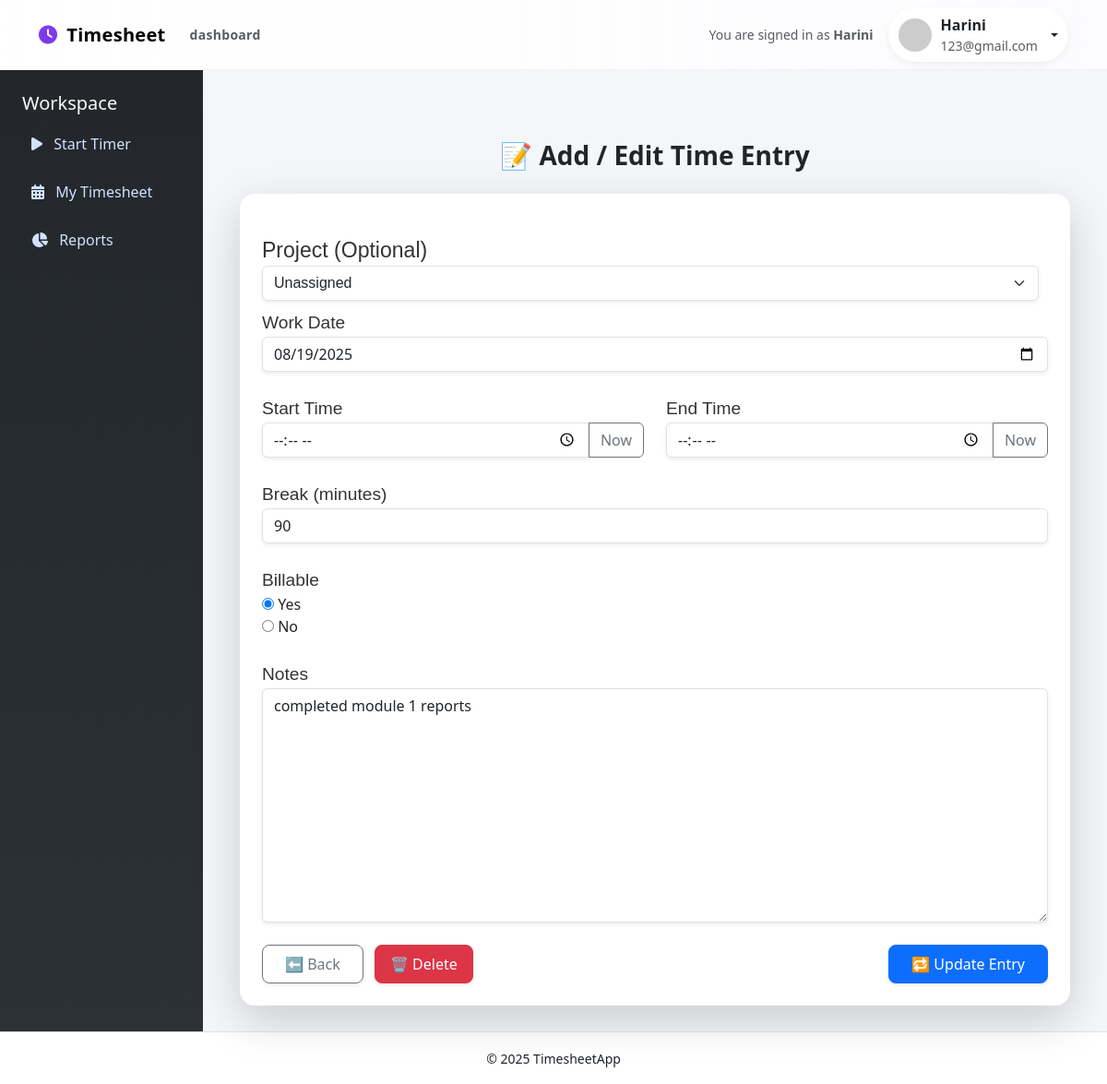
Page /employee/edit-entry/7/ (signed in) on the committed database.
### timesheet_app/models.py (models this page shows, shortened)
class CustomUser(AbstractUser):
    role = models.CharField(max_length=10, choices=ROLE_CHOICES)

class TimesheetEntry(models.Model):
    user = models.ForeignKey(settings.AUTH_USER_MODEL, on_delete=models.CASCADE)
    project = models.ForeignKey(Project, on_delete=models.PROTECT, null=True, blank=True)
    work_date = models.DateField(null=False, blank=False)
    start_time = models.DateTimeField(null=True, blank=True)
    end_time = models.DateTimeField(null=True, blank=True)
    break_minutes = models.PositiveIntegerField(default=0)
    duration_minutes = models.PositiveIntegerField(default=0, editable=False)
    billable = models.BooleanField(default=True)
    notes = models.TextField(blank=True)
    created_at = models.DateTimeField(auto_now_add=True)
    updated_at = models.DateTimeField(auto_now=True)
    class Meta:
        indexes = [
            models.Index(fields=["user", "work_date"]),
            models.Index(fields=["project", "work_date"]),
        ]
        ordering = ["work_date", "start_time"]

### timesheet_app/views.py (the view)
# urls.py: path("employee/edit-entry/<int:entry_id>/", add_edit_entry, name="edit_time_entry"),
@role_required("employee")
@login_required
def add_edit_entry(request, entry_id=None):
    entry = get_object_or_404(TimesheetEntry, pk=entry_id, user=request.user) if entry_id else None
    if request.method == "POST":
        form = TimesheetEntryForm(request.POST, instance=entry, user=request.user)
        if form.is_valid():
            obj = form.save(commit=False)
            obj.user = request.user
            start_time_field = form.cleaned_data.get('start_time_time')
            end_time_field = form.cleaned_data.get('end_time_time')
            if start_time_field:
                obj.start_time = timezone.make_aware(dt.datetime.combine(obj.work_date, start_time_field))
            if end_time_field:
                obj.end_time = timezone.make_aware(dt.datetime.combine(obj.work_date, end_time_field))
            if obj.start_time and obj.end_time:
                delta = obj.end_time - obj.start_time
                obj.duration_minutes = int(delta.total_seconds() / 60)
            obj.save()
            messages.success(request, "✅ Time entry saved successfully.")
            return redirect("employee_dashboard")
        messages.error(request, "⚠️ Please correct the errors below.")
    else:
        form = TimesheetEntryForm(instance=entry, user=request.user)
    projects = Project.objects.filter(active=True)
    projects_available = projects.exists() or (entry and entry.project is not None)
    return render(request, "dashboard/employee_timeentry.html", {
        "form": form,
        "projects": projects,
        "projects_available": projects_available,
        "entry": entry,
    })

### timesheet_app/models.py (called while the page is built)
    def __str__(self):
        return f"{self.name} ({self.client})"

### timesheet_app/templates/dashboard/employee_timeentry.html (shortened to what this page needs)
{% extends "base.html" %}
{% load static %}
{% block content %}
{% load widget_tweaks %}
<div class="container mt-5">
    <h3 class="fw-bold text-center mb-4">📝 Add / Edit Time Entry</h3>
    <div class="card shadow-lg border-0 rounded-4 p-4 animate__animated animate__fadeInUp">
        <form id="timeEntryForm" method="POST" novalidate class="needs-validation">
            <div class="heading">
                <label for="id_project" class="heading">Project (Optional)</label>
                {{ form.project|add_class:"form-select shadow-sm" }}
            </div>
            <div class="mb-3">
                <label for="id_work_date" class="heading">Work Date</label>
                {{ form.work_date|add_class:"form-control shadow-sm" }}
            </div>
            <div class="row">
                <div class="col-md-6 mb-3">
                    <label for="id_start_time_time" class="heading">Start Time</label>
                    <div class="input-group">
                        {{ form.start_time_time|add_class:"form-control shadow-sm" }}
                        <button class="btn btn-outline-secondary" type="button" id="set-now-start">Now</button>
                    </div>
                </div>
                <div class="col-md-6 mb-3">
                    <label for="id_end_time_time" class="heading">End Time</label>
                    <div class="input-group">
                        {{ form.end_time_time|add_class:"form-control shadow-sm" }}
                        <button class="btn btn-outline-secondary" type="button" id="set-now-end">Now</button>
                    </div>
                </div>
            </div>
            <div class="mb-3">
                <label for="id_break_minutes" class="heading">Break (minutes)</label>
                {{ form.break_minutes|add_class:"form-control shadow-sm" }}
            </div>
            <div class="mb-3">
                <label class="heading">Billable</label>
                {{ form.billable }}
            </div>
            <div class="mb-3">
                <label for="id_notes" class="heading">Notes</label>
                {{ form.notes|add_class:"form-control shadow-sm" }}
            </div>
            <div class="d-flex justify-content-between mt-4">
                <div>
                    <a href="{% url 'employee_dashboard' %}" class="btn btn-outline-secondary px-4 py-2 rounded-3 shadow-sm hover-scale">⬅ Back</a>
                    {% if entry %}
                        <a href="{% url 'delete_time_entry' entry.id %}" class="btn btn-danger ms-2 px-3 py-2 rounded-3 shadow-sm">🗑 Delete</a>
                    {% endif %}
                </div>
                <button type="submit" class="btn btn-primary px-4 py-2 rounded-3 shadow-sm hover-scale">{% if entry %}🔁 Update Entry{% else %}💾 Save Entry{% endif %}</button>
            </div>
        </form>
    </div>
</div>
{% endblock %}

### timesheet_app/templates/base.html (shortened to what this page needs)
{% load static %}
<!doctype html>
<html lang="en">
<head>
  <link href="https://cdn.jsdelivr.net/npm/bootstrap@5.3.0/dist/css/bootstrap.min.css" rel="stylesheet">
  <link href="https://cdnjs.cloudflare.com/ajax/libs/font-awesome/6.4.0/css/all.min.css" rel="stylesheet">
</head>
<body>
<nav class="navbar navbar-expand-lg navbar-light" style="background: linear-gradient(90deg, rgba(255,255,255,0.7), rgba(250,250,255,0.6)); border-bottom:1px solid rgba(0,0,0,0.04);">
  <div class="container">
    <div class="app-brand">
      <i class="fa-solid fa-clock fa-lg" style="color:var(--accent)"></i>
      <a class="navbar-brand" href="{% url 'home' %}">Timesheet</a>
      <small class="text-muted">dashboard</small>
    </div>
    <div class="d-flex align-items-center">
      <div class="me-3 text-muted small">You are signed in as <strong>{{ user.get_full_name|default:user.username }}</strong></div>
      {% if user.is_authenticated %}
      <div class="dropdown">
        <button class="btn profile-pill dropdown-toggle" data-bs-toggle="dropdown" aria-expanded="false">
          {% if user.profile.avatar.url %}
            <img src="{{ user.profile.avatar.url }}" alt="avatar">
          {% else %}
            <img src="https://ui-avatars.com/api/?name={{ user.username }}&background=7c3aed&color=fff" alt="avatar">
          {% endif %}
          <div class="d-none d-sm-block text-start">
            <div style="font-weight:600">{{ user.get_full_name|default:user.username }}</div>
            <div class="small text-muted">{{ user.email }}</div>
          </div>
        </button>
      </div>
      {% endif %}
    </div>
  </div>
</nav>
<div class="d-flex">
  {% block sidebar %}
  <div class="sidebar">
    <h5 class="text-light">Workspace</h5>
    <a href="{% url 'add_time_entry' %}"><i class="fa-solid fa-play me-2"></i> Start Timer</a>
    <a href="{% url 'my_timesheet' %}"><i class="fa-solid fa-calendar-days me-2"></i> My Timesheet</a>
    <a href="{% url 'my_reports' %}"><i class="fa-solid fa-chart-pie me-2"></i> Reports</a>
  </div>
  {% endblock %}
  <div class="content-wrapper">
    {% block content %}{% endblock %}
  </div>
</div>
<footer class="text-center py-3 border-top">
  <small>&copy; 2025 TimesheetApp</small>
</footer>
</body>
</html>

### timesheet_app/templates/base.html (style rules this page uses)
:root { --primary:#0d6efd; --muted:#6c757d; --card:#ffffff; --bg:#f4f6f9; --accent:#7c3aed; }
body { display: flex; min-height: 100vh; flex-direction: column; }
.sidebar { width: 220px; background: linear-gradient(180deg,#23272b, #2b3136); color: #fff; min-height: 100vh; padding: 24px; }
.sidebar a { display: block; color: #cfe2ff; margin: 12px 0; text-decoration: none; padding: 8px 10px; border-radius: 8px; }
.content-wrapper { flex: 1; padding: 28px; background: var(--bg); min-height: 100vh; }
.app-brand { font-weight:700; letter-spacing:0.3px; display:flex; align-items:center; gap:10px; }
.profile-pill { display:flex; align-items:center; gap:10px; background:var(--card); padding:6px 10px; border-radius:999px; box-shadow:0 3px 8px rgba(12,12,12,0.06); }
.profile-pill img { width:36px; height:36px; border-radius:50%; object-fit:cover; }

### timesheet_app/templates/dashboard/employee_timeentry.html (style rules this page uses)
.heading { font-size: 1.2em; font-weight: 300; font-family: 'Arial', sans-serif; color: #333; padding-top: 10px; padding-right: 10px; }
.hover-scale { transition: all 0.2s ease-in-out; }
.card { transition: all 0.3s ease-in-out; }

### rows in the picture
CustomUser: get_full_name "Harini", email "123@gmail.com"
TimesheetEntry: project "Unassigned", work_date "08/19/2025", break_minutes "90", billable "☑ Yes ☐ No", notes "completed module 1 reports"
